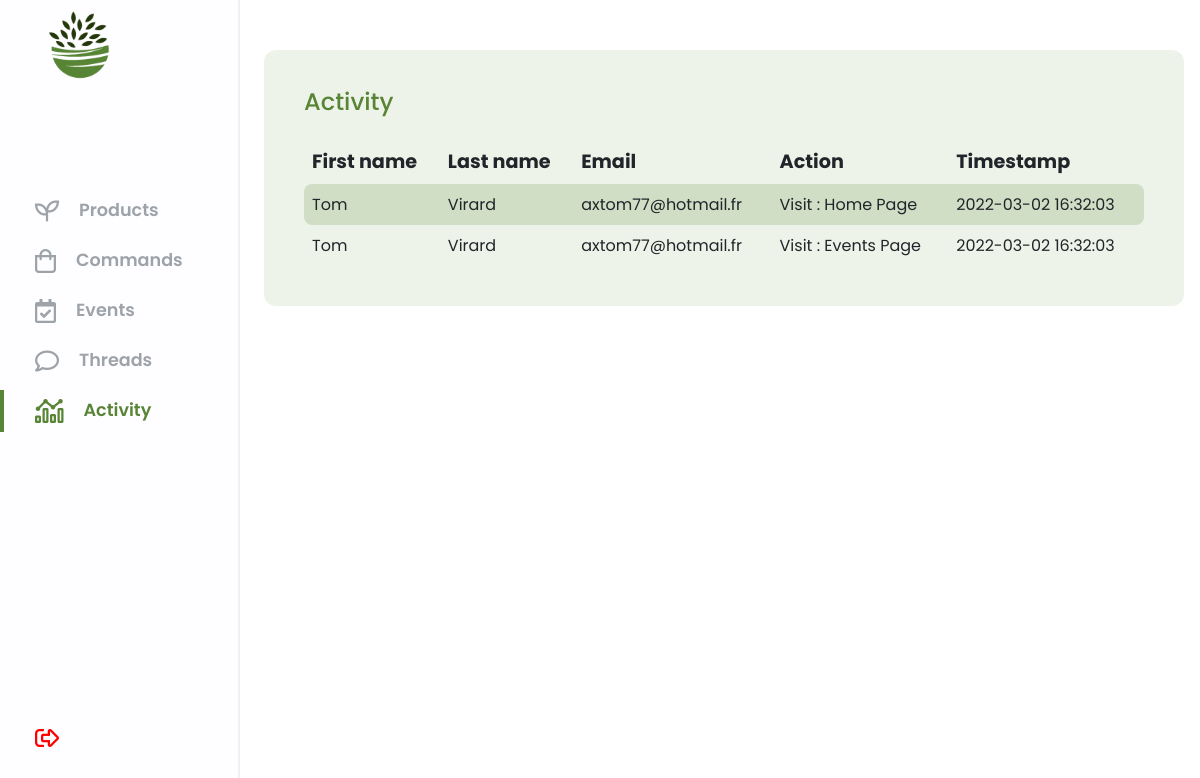
The app's page /admin-dashboard/dashboard.php?page=activity-panel (signed in) with its own data.
### tables this page shows
CREATE TABLE activity_log(
   visit_log_id INT AUTO_INCREMENT,
   action VARCHAR(50)  NOT NULL,
   created_at DATETIME NOT NULL,
   customer_id INT NOT NULL,
   PRIMARY KEY(visit_log_id),
   FOREIGN KEY(customer_id) REFERENCES customer(customer_id)
);

CREATE TABLE customer(
   customer_id INT AUTO_INCREMENT,
   firstname VARCHAR(50)  NOT NULL,
   lastname VARCHAR(50)  NOT NULL,
   email VARCHAR(255)  NOT NULL,
   password VARCHAR(64)  NOT NULL,
   vkey VARCHAR(32)  NOT NULL,
   verified TINYINT NOT NULL,
   registration_date DATETIME NOT NULL,
   update_date DATETIME NOT NULL,
   PRIMARY KEY(customer_id)
);

### database/DBController.php (called while the page is built, shortened)
<?php
class DBController
{
    protected $host = 'localhost';
    protected $user = 'root';
    protected $pwd = '95ATfgkqw5Ug';
    protected $database = 'tropicalinterior';
    public function __construct()
    {
        $this->con = mysqli_connect($this->host, $this->user, $this->pwd, $this->database);
    }
}
?>

### utilities.php (called while the page is built, shortened)
<?php
    function debug_to_console($data) {
        $output = $data;
    }
    require(__DIR__."/database/DBController.php");
    $db = new DBController();
    require(__DIR__."/database/CustomRequest.php");
    $customRequest = new CustomRequest($db);
?>

### database/CustomRequest.php (called while the page is built, shortened)
<?php
    class CustomRequest
    {
        public $db = null;
        public function __construct(DBController $db)
        {
            $this->db = $db;
        }
        public function getData($query)
        {
            $result = $this->db->con->query($query);
            $resultArray = array();
            while($item = mysqli_fetch_array($result, MYSQLI_ASSOC))
            {
                $resultArray[] = $item;
            }
            return $resultArray;
        }
    }
?>

### admin-dashboard/pages/activity-panel.php (the view)
<div class="activity_main_container">
    <p class="activity_title">Activity</p>
    <?php
        $logs = $customRequest->getData(
            "SELECT c.firstname, c.lastname, c.email, a.action, a.created_at AS timestamp
             FROM activity_log a
             LEFT JOIN (customer c) ON (c.customer_id = a.customer_id)
             LIMIT 100;
            ");
    ?>
    <table class="table_content">
        <thead class="table_head">
            <th class="head_item">First name</th>
            <th class="head_item">Last name</th>
            <th class="head_item">Email</th>
            <th class="head_item">Action</th>
            <th class="head_item">Timestamp</th>
        </thead>
        <tbody class="table_body">
            <?php foreach($logs as $log) {?>
            <tr class="body_item">
                <td class="body_item_info"><?php echo $log['firstname'] ?></td>
                <td class="body_item_info"><?php echo $log['lastname'] ?></td>
                <td class="body_item_info"><?php echo $log['email'] ?></td>
                <td class="body_item_info"><?php echo $log['action'] ?></td>
                <td class="body_item_info"><?php echo $log['timestamp'] ?></td>
            </tr>
            <?php } ?>
        </tbody>
    </table>
</div>

### admin-dashboard/css/activity-panel.css (style rules this page uses)
.activity_main_container { display: flex; flex-direction: column; justify-content: center; background-color: rgba(88, 133, 53, 0.1); padding: 40px; border-radius: 12px; }
.activity_title { font-size: 1.5rem; margin-bottom: 25px; font-weight: 500; color: #588535; }
.table_content { width: 70vw; }
.head_item { font-size: 1.2rem; }
.body_item_info, .head_item { padding: 8px; }
.table_body tr:nth-child(odd) { background-color: rgba(88, 133, 53, 0.2); }
.body_item_info:first-child { border-top-left-radius: 8px; border-bottom-left-radius: 8px; }
.body_item_info:last-child { border-top-right-radius: 8px; border-bottom-right-radius: 8px; }

### records on screen
activity_log: customer.firstname "Tom", customer.lastname "Virard", customer.email "axtom77@hotmail.fr", action "Visit : Home Page", created_at "2022-03-02 16:32:03"
activity_log: customer.firstname "Tom", customer.lastname "Virard", customer.email "axtom77@hotmail.fr", action "Visit : Events Page", created_at "2022-03-02 16:32:03"
